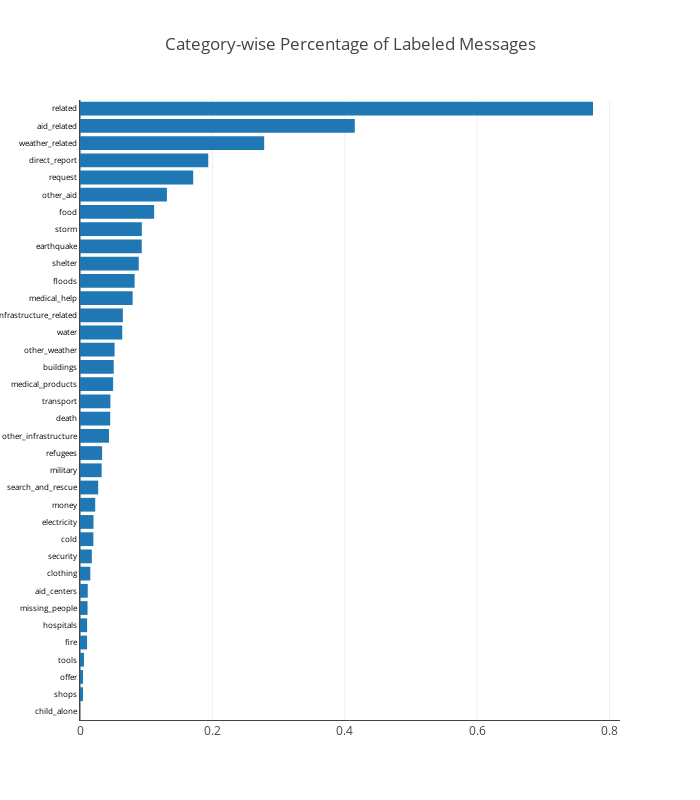

The notebook cell this image was saved under:
### Code cell
# Sorting the DataFrame
eda_temp.sort_values(by='mean', ascending=True, inplace=True)

# Create the bar trace
trace = go.Bar(
    y=eda_temp_sorted['category'], 
    x=eda_temp_sorted['mean'], 
    orientation='h'
)

# Update layout for a more informative plot
layout = go.Layout(
    title = "Category-wise Percentage of Labeled Messages",
    width = 700,
    height = 800,
    xaxis = dict(
        title = ' ',
        #showgrid = False,
        zeroline = True,
        showline = True,
        showticklabels = True,
        gridwidth = 1
    ),
    yaxis = dict(
        #showgrid = True,
        zeroline = True,
        showline = True,
        #gridcolor = '#bdbdbd',
        #gridwidth = 2,
        #zerolinecolor = '#969696',
        #zerolinewidth = 2,
        #linecolor = '#636363',
        #linewidth = 2,
        title = '',
        titlefont = dict(
            family = 'Arial, sans-serif',
            size = 8,
            color = 'lightgrey'),    
        tickfont = dict(
            #family = 'Old Standard TT, serif',
            size = 8,
            color = 'black'))
)

# Create the figure and add the trace
fig = go.Figure(data=[trace], layout=layout)

# Show the plot
iplot(fig)

### Figure 1 — Plotly figure (JSON) as saved in the notebook; plotly's stock layout.template omitted (floating-point values rounded to 4 significant figures)
{"data": [{"orientation": "h", "type": "bar", "x": [0, 0.004548, 0.004586, 0.006026, 0.01069, 0.01073, 0.01141, 0.01171, 0.01554, 0.01785, 0.0202, 0.02039, 0.02297, 0.02748, 0.03271, 0.03335, 0.04377, 0.04563, 0.04593, 0.04999, 0.05097, 0.05226, 0.06382, 0.06477, 0.07955, 0.08251, 0.08876, 0.09327, 0.09338, 0.112, 0.1313, 0.171, 0.1938, 0.2783, 0.4151, 0.775], "y": ["child_alone", "shops", "offer", "tools", "fire", "hospitals", "missing_people", "aid_centers", "clothing", "security", "cold", "electricity", "money", "search_and_rescue", "military", "refugees", "other_infrastructure", "death", "transport", "medical_products", "buildings", "other_weather", "water", "infrastructure_related", "medical_help", "floods", "shelter", "earthquake", "storm", "food", "other_aid", "request", "direct_report", "weather_related", "aid_related", "related"]}], "layout": {"height": 800, "title": "Category-wise Percentage of Labeled Messages", "width": 700, "xaxis": {"gridwidth": 1, "showline": true, "showticklabels": true, "title": " ", "zeroline": true}, "yaxis": {"showline": true, "tickfont": {"color": "black", "size": 8}, "title": "", "titlefont": {"color": "lightgrey", "family": "Arial, sans-serif", "size": 8}, "zeroline": true}}}
